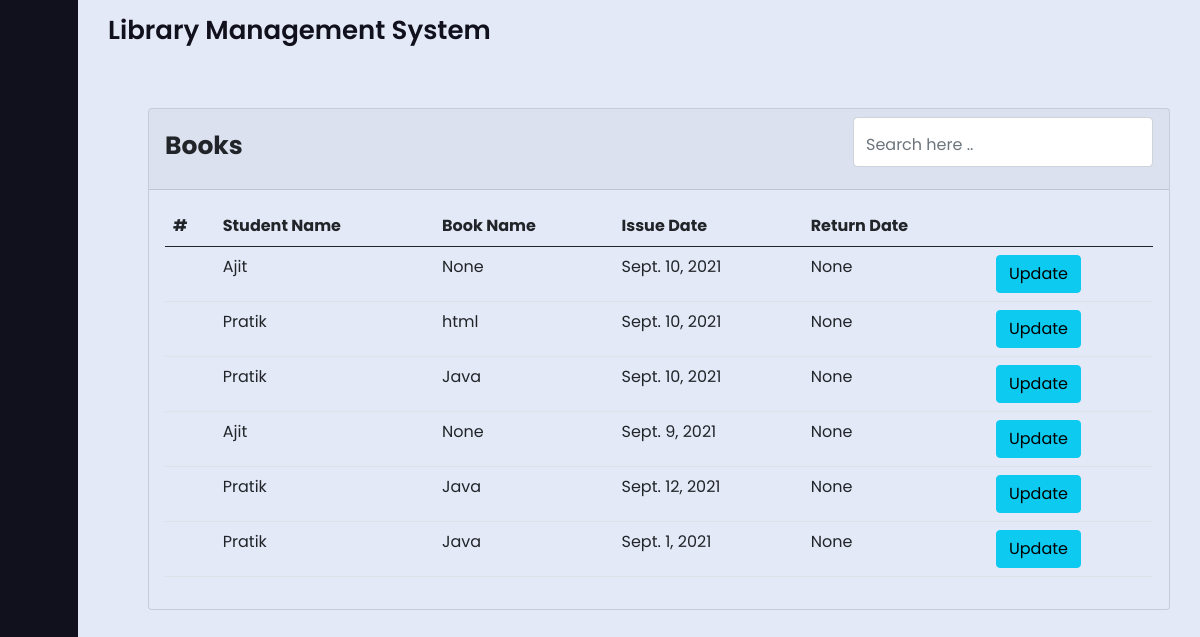
/library/issue-book-table (signed in), run on the app's committed database.
### library/models.py (models this page shows, shortened)
class IssueBookModel(models.Model):
    stud_name = models.ForeignKey(
        StudentModel, null=True, on_delete=models.SET_NULL)
    book_name = models.ForeignKey(
        AddBookModel, null=True, on_delete=models.SET_NULL)
    issue_date = models.DateField(
        auto_now_add=False, auto_now=False, null=True)
    return_date = models.DateField(null=True, blank=True)

class StudentModel(models.Model):
    stud_name = models.CharField(max_length=200)
    stud_email = models.EmailField()
    stud_branch = models.CharField(max_length=200, choices=branch)
    stud_enrollmentNo = models.IntegerField()
    def __str__(self):
        return self.stud_name

class AddBookModel(models.Model):
    book_name = models.CharField(max_length=200)
    author_name = models.CharField(max_length=200)
    branch = models.CharField(max_length=200, choices=branch)
    isbn_no = models.IntegerField()
    quantity = models.IntegerField()
    def __str__(self):
        return self.book_name

### library/views.py (the view)
# urls.py: path('issue-book-table', views.issueBookTable, name='issue-book-table'),
@login_required(login_url='login')
def issueBookTable(request):
    books = IssueBookModel.objects.all()
    context = {'books': books}
    return render(request, 'library/issueBookTable.html', context=context)

### library/templates/library/issueBookTable.html (shortened to what this page needs)
{% extends 'library/base.html' %}
{% load crispy_forms_tags %}
{% block content %}
<section class="home-section">
    <div class="home-content">
        <span class="text">Library Management System</span>
    </div>
    <div class="card mt-5" style="margin-left: 70px; margin-right: 30px; background-color: #e4e9f7;">
        <div class="card-header">
            <div style="display: flex;">
                <p class="float-start" style="font-size: 25px; font-weight: bold; padding-top: 10px;">
                    Books
                </p>
                <input class="form-control" id="search-input" type="text" placeholder="Search here .."
                    style="margin-left:auto; width: 300px; height: 50px; padding-top: 10px;" aria-label="Search"
                    onkeyup="search()">
            </div>
        </div>
        <div class=" card-body">
            <table class="table" id="myTable">
                <thead>
                    <tr>
                        <th scope="col">#</th>
                        <th scope="col"> Student Name </th>
                        <th scope="col"> Book Name </th>
                        <th scope="col"> Issue Date </th>
                        <th scope="col"> Return Date</th>
                        <th></th>
                    </tr>
                </thead>
                <tbody>
                    {% for book in books %}
                    <tr>
                        <th scope="row">{{students.id}}</th>
                        <td>{{book.stud_name}}</td>
                        <td>{{book.book_name}}</td>
                        <td>{{book.issue_date}}</td>
                        <td>{{book.return_date}}</td>
                        <td>
                            <a href="#" type="submit" class="btn btn-info"> Update </a>
                        </td>
                    </tr>
                    {% endfor %}
                </tbody>
            </table>
        </div>
    </div>
</section>
{% endblock %}

### static/css/style.css (style rules this page uses)
* { margin: 0; padding: 0; box-sizing: border-box; font-family: "Poppins", sans-serif; }
.home-section { position: relative; background: #e4e9f7; height: 100vh; left: 260px; width: calc(100% - 260px); transition: all 0.5s ease; }
.sidebar.close ~ .home-section { left: 78px; width: calc(100% - 78px); }
.home-section .home-content { height: 60px; display: flex; align-items: center; }
.home-section .home-content .bx-menu, .home-section .home-content .text { color: #11101d; font-size: 35px; }
.home-section .home-content .text { font-size: 26px; font-weight: 600; }

### data on the page
IssueBookModel: stud_name "Ajit", book_name "None", issue_date "Sept. 10, 2021", return_date "None"
IssueBookModel: stud_name "Pratik", book_name "html", issue_date "Sept. 10, 2021", return_date "None"
IssueBookModel: stud_name "Pratik", book_name "Java", issue_date "Sept. 10, 2021", return_date "None"
IssueBookModel: stud_name "Ajit", book_name "None", issue_date "Sept. 9, 2021", return_date "None"
IssueBookModel: stud_name "Pratik", book_name "Java", issue_date "Sept. 12, 2021", return_date "None"
IssueBookModel: stud_name "Pratik", book_name "Java", issue_date "Sept. 1, 2021", return_date "None"
